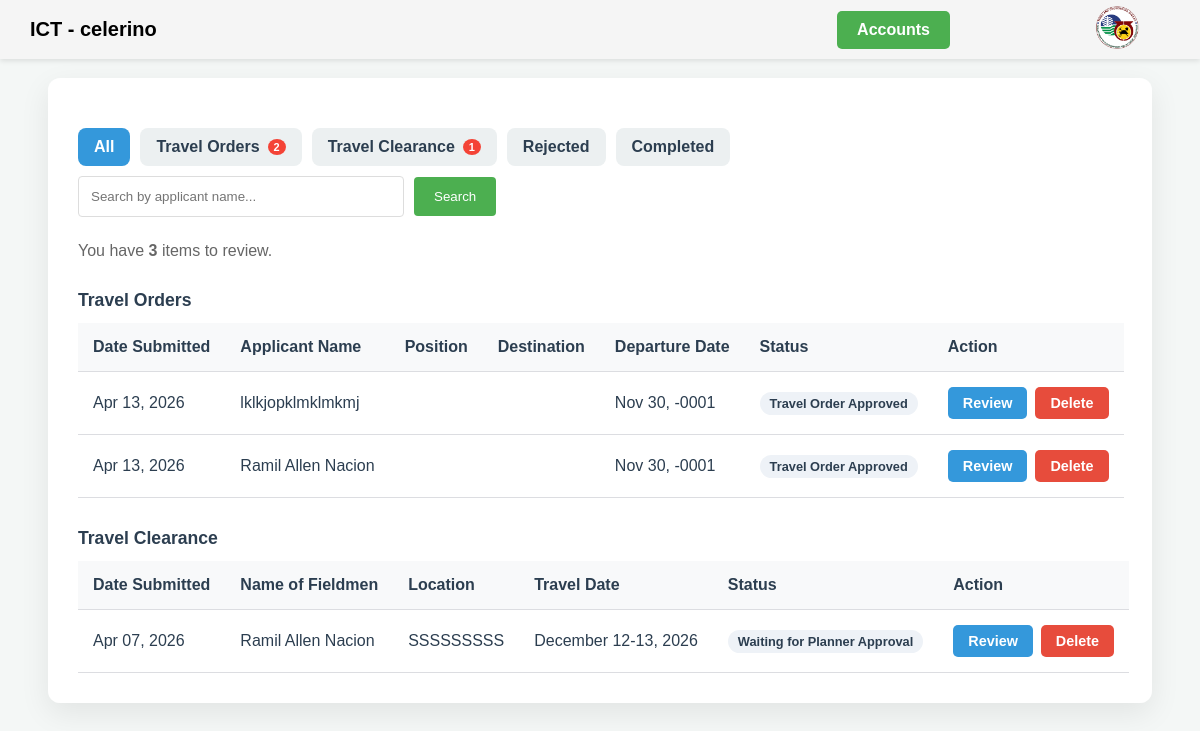
The app's page /ict/index.php (signed in), older data.
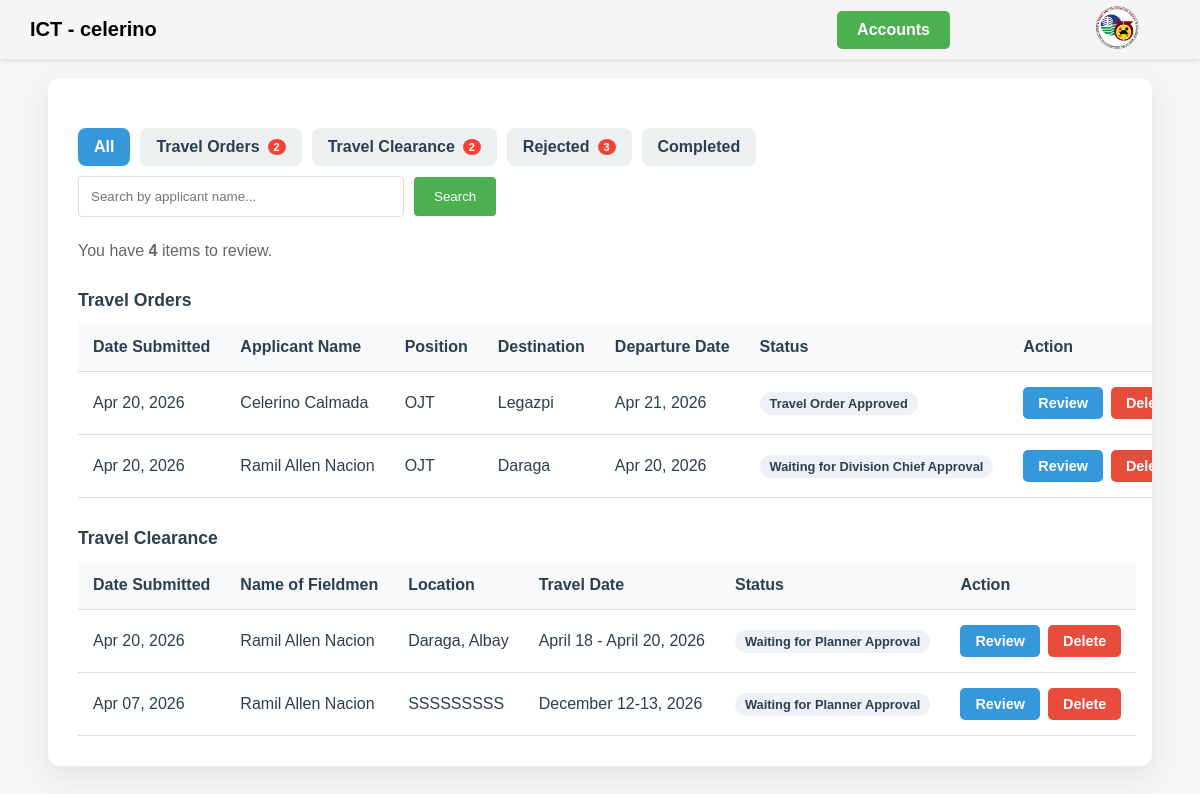
The same page, newer data.
### tables this page shows
CREATE TABLE `users` (
  `id` int(11) NOT NULL,
  `username` varchar(100) NOT NULL,
  `name` text NOT NULL,
  `password` varchar(100) NOT NULL,
  `role` varchar(100) NOT NULL,
  `position` varchar(255) DEFAULT NULL,
  `user_signature` varchar(255) DEFAULT NULL
);

CREATE TABLE `travel_orders` (
  `id` int(11) NOT NULL,
  `name` varchar(100) NOT NULL,
  `salary` varchar(255) DEFAULT NULL,
  `position` varchar(100) NOT NULL,
  `division_unit` varchar(100) DEFAULT NULL,
  `departure_date` date NOT NULL,
  `official_station` varchar(150) NOT NULL,
  `destination` varchar(150) NOT NULL,
  `arrival_date` date NOT NULL,
  `purpose` text NOT NULL,
  `per_diems` varchar(150) DEFAULT NULL,
  `assistants` text DEFAULT NULL,
  `appropriation` varchar(150) DEFAULT NULL,
  `remarks` text DEFAULT NULL,
  `officer_id` int(11) NOT NULL,
  `applicant_signature` varchar(255) NOT NULL,
  `status` enum('pending_do','pending_rd','approved','rejected_do','rejected_rd','completed') DEFAULT 'pending_do',
  `created_at` timestamp NOT NULL DEFAULT current_timestamp(),
  `do_signature` varchar(255) DEFAULT NULL,
  `rd_signature` varchar(255) DEFAULT NULL,
  `applicant_sig_x` int(11) DEFAULT 350,
  `applicant_sig_y` int(11) DEFAULT 480,
  `do_sig_x` int(11) DEFAULT 50,
  `do_sig_y` int(11) DEFAULT 320,
  `rd_sig_x` int(11) DEFAULT 480,
  `rd_sig_y` int(11) DEFAULT 320,
  `rejection_remarks` text DEFAULT NULL
);

CREATE TABLE `travel_clearances` (
  `id` int(11) NOT NULL,
  `name` varchar(255) NOT NULL,
  `purpose` longtext NOT NULL,
  `location` varchar(255) NOT NULL,
  `travel_date` varchar(200) NOT NULL,
  `planner_id` int(11) NOT NULL,
  `status` varchar(50) NOT NULL DEFAULT 'pending_planner',
  `created_at` timestamp NOT NULL DEFAULT current_timestamp()
);

### ict/index.php (the view, shortened to what this page needs)
<?php
$tab = isset($_GET['tab']) ? $_GET['tab'] : 'all';
$search = isset($_GET['search']) ? trim($_GET['search']) : '';
try{
  $pdo = NEW PDO("mysql:host=localhost;dbname=to_inventory", "root", "");
  $pdo->setAttribute(PDO::ATTR_ERRMODE, PDO::ERRMODE_EXCEPTION);
}catch (PDOException $e) {
    die("Database connection failed: " . $e->getMessage());
}
$travel_orders = [];
if ($tab === 'all' || $tab === 'orders' || $tab === 'completed' || $tab === 'rejected') {
    $sql_orders = "SELECT id, name, position, destination, departure_date, created_at, status
                   FROM travel_orders WHERE 1=1";
    if ($tab === 'all' || $tab === 'orders') {
        $sql_orders .= " AND status NOT IN ('completed', 'rejected_do', 'rejected_rd')";
    } elseif ($tab === 'completed') {
        $sql_orders .= " AND status = 'completed'";
    } elseif ($tab === 'rejected') {
        $sql_orders .= " AND status IN ('rejected_do', 'rejected_rd')";
    }
    $sql_orders .= " ORDER BY created_at DESC";
    $stmt_orders = $pdo->prepare($sql_orders);
    $stmt_orders->execute();
    $travel_orders = $stmt_orders->fetchAll(PDO::FETCH_ASSOC);
}
$travel_clearances = [];
if ($tab === 'all' || $tab === 'clearances' || $tab === 'completed') {
    $sql_clearances = "SELECT id, name, location, travel_date, created_at, status
                       FROM travel_clearances WHERE 1=1";
    if ($tab === 'all' || $tab === 'clearances') {
        $sql_clearances .= " AND status = 'pending_planner'";
    } elseif ($tab === 'completed') {
        $sql_clearances .= " AND status = 'approved_planner'";
    }
    $sql_clearances .= " ORDER BY created_at DESC";
    $stmt_clearances = $pdo->prepare($sql_clearances);
    $stmt_clearances->execute();
    $travel_clearances = $stmt_clearances->fetchAll(PDO::FETCH_ASSOC);
}
$total_items = count($travel_orders) + count($travel_clearances);
$pending_orders_count = 0;
$pending_clearances_count = 0;
$rejected_orders_count = 0;
if (empty($search)) {
    $stmt_pending_orders = $pdo->query("SELECT COUNT(*) FROM travel_orders WHERE status NOT IN ('completed', 'rejected_do', 'rejected_rd')");
    $pending_orders_count = $stmt_pending_orders->fetchColumn();
    $stmt_pending_clearances = $pdo->query("SELECT COUNT(*) FROM travel_clearances WHERE status = 'pending_planner'");
    $pending_clearances_count = $stmt_pending_clearances->fetchColumn();
    $stmt_rejected_orders = $pdo->query("SELECT COUNT(*) FROM travel_orders WHERE status IN ('rejected_do', 'rejected_rd')");
    $rejected_orders_count = $stmt_rejected_orders->fetchColumn();
}
?>
<!DOCTYPE html>
<html lang="en">
<head>
  <link rel="stylesheet" type="text/css" href="../style/email-style.css">
  <link rel="stylesheet" type="text/css" href="../style/ict-style.css">
  <link rel="stylesheet" type="text/css" href="../style/delete-btn.css">
  <link rel = "stylesheet" type ="text/css" href="../style/pop-up-message.css">
  <?php include '../includes/header.php';?>
</head>
<body>
 <div class="dashboard-container">
        <div class="tabs">
            <a href="index.php?tab=all" class="tab-link <?php echo ($tab === 'all') ? 'active' : ''; ?>">All</a>
            <a href="index.php?tab=orders" class="tab-link <?php echo ($tab === 'orders') ? 'active' : ''; ?>">
                Travel Orders
                <?php if ($pending_orders_count > 0 && empty($search)): ?>
                    <span class="notification-badge"><?php echo $pending_orders_count; ?></span>
                <?php endif; ?>
            </a>
            <a href="index.php?tab=clearances" class="tab-link <?php echo ($tab === 'clearances') ? 'active' : ''; ?>">
                Travel Clearance
                <?php if ($pending_clearances_count > 0 && empty($search)): ?>
                    <span class="notification-badge"><?php echo $pending_clearances_count; ?></span>
                <?php endif; ?>
            </a>
            <a href="index.php?tab=rejected" class="tab-link <?php echo ($tab === 'rejected') ? 'active' : ''; ?>">
                Rejected
                <?php if ($rejected_orders_count > 0 && empty($search)): ?>
                    <span class="notification-badge"><?php echo $rejected_orders_count; ?></span>
                <?php endif; ?>
            </a>
            <a href="index.php?tab=completed" class="tab-link <?php echo ($tab === 'completed') ? 'active' : ''; ?>">Completed</a>
            <div class="search-container">
            <form method="GET" action="" style="display: flex; gap: 10px; align-items: center;">
                <input class ="search-bar" type="text" name="search" placeholder="Search by applicant name..." value="<?php echo htmlspecialchars($search); ?>">
                <button class="submit-search" type="submit">Search</button>
            </form>
        </div>
        </div>
         <p>You have <strong><?php echo $total_items; ?></strong> items<?php echo ($tab === 'completed' || $tab === 'rejected') ? '' : ' to review'; ?>.</p>
        <?php if ($tab === 'all' || $tab === 'orders' || $tab === 'completed' || $tab === 'rejected'): ?>
            <?php if ($tab !== 'clearances'): ?>
            <div class="section-title">Travel Orders</div>
            <?php if (count($travel_orders) > 0): ?>
                <table>
                    <thead>
                        <tr>
                            <th>Date Submitted</th>
                            <th>Applicant Name</th>
                            <th>Position</th>
                            <th>Destination</th>
                            <th>Departure Date</th>
                            <th>Status</th>
                            <th>Action</th>
                        </tr>
                    </thead>
                    <tbody>
                        <?php foreach ($travel_orders as $order):
                            switch($order['status']){
                                case 'pending_do':
                                    $status_change = 'Waiting for Division Chief Approval';
                                    break;
                                case 'approved':
                                    $status_change = 'Travel Order Approved';
                                    break;
                            }
                        ?>
                            <tr>
                                <td><?php echo date('M d, Y', strtotime($order['created_at'])); ?></td>
                                <td><?php echo htmlspecialchars($order['name']); ?></td>
                                <td><?php echo htmlspecialchars($order['position']); ?></td>
                                <td><?php echo htmlspecialchars($order['destination']); ?></td>
                                <td><?php echo date('M d, Y', strtotime($order['departure_date'])); ?></td>
                                <td><span class="badge"><?php echo htmlspecialchars($status_change); ?></span></td>
                                <td>
                                    <div class="action-buttons">
                                        <a href="review_to.php?id=<?php echo $order['id']; ?>" class="btn-review">Review</a>
                                        <button type="button" class="btn-delete" onclick="openDeleteOrderModal(<?php echo $order['id']; ?>)">Delete</button>
                                    </div>
                                </td>
                            </tr>
                        <?php endforeach; ?>
                    </tbody>
                </table>
            <?php endif; ?>
            <?php endif; ?>
        <?php endif; ?>
        <?php if ($tab === 'all' || $tab === 'clearances' || $tab === 'completed'): ?>
            <?php if ($tab !== 'orders'): ?>
            <div class="section-title">Travel Clearance</div>
            <?php if (count($travel_clearances) > 0): ?>
                <table>
                    <thead>
                        <tr>
                            <th>Date Submitted</th>
                            <th>Name of Fieldmen</th>
                            <th>Location</th>
                            <th>Travel Date</th>
                            <th>Status</th>
                            <th>Action</th>
                        </tr>
                    </thead>
                    <tbody>
                        <?php foreach ($travel_clearances as $tc):
                            switch($tc['status']){
                                case 'pending_planner':
                                    $status_change = 'Waiting for Planner Approval';
                                    break;
                            }
                            ?>
                            <tr>
                                <td><?php echo date('M d, Y', strtotime($tc['created_at'])); ?></td>
                                <td><?php echo htmlspecialchars($tc['name']); ?></td>
                                <td><?php echo htmlspecialchars($tc['location']); ?></td>
                                <td><?php echo htmlspecialchars($tc['travel_date']); ?></td>
                                <td><span class="badge"><?php echo htmlspecialchars($status_change); ?></span></td>
                                <td>
                                    <div class="action-buttons">
                                        <a href="review_tc.php?id=<?php echo $tc['id']; ?>" class="btn-review">Review</a>
                                        <button type="button" class="btn-delete" onclick="openDeleteClearanceModal(<?php echo $tc['id']; ?>)">Delete</button>
                                    </div>
                                </td>
                            </tr>
                        <?php endforeach; ?>
                    </tbody>
                </table>
            <?php endif; ?>
            <?php endif; ?>
        <?php endif; ?>
</body>
</html>

### includes/header.php (shortened to what this page needs)
<?php
$conn = mysqli_connect("localhost", "root", "", "to_inventory");
$sql = "SELECT role, name FROM users WHERE id = ?";
$check_stmt = mysqli_prepare($conn, $sql);
mysqli_stmt_bind_param($check_stmt, "i", $_SESSION['user_id']);
mysqli_stmt_execute($check_stmt);
$result = mysqli_stmt_get_result($check_stmt);
$user_data = mysqli_fetch_assoc($result);
?>
<div class="universal-header">
    <div class ="user-info"><?php echo htmlspecialchars(strtoupper($user_data['role'])) . ' - ' . htmlspecialchars($user_data['name'] ?? $_SESSION['username']); ?></div>
    <?php if($user_data['role'] === 'ict'): ?>
    <a href="../ict/get-account.php" class="accounts-btn">Accounts</a>
    <?php endif; ?>
    <div class="user-menu">
        <img src="../images/mgb_logo.png" alt="" class="profile">
    </div>
</div>

### style/email-style.css (style rules this page uses)
body { font-family: 'Segoe UI', Tahoma, Geneva, Verdana, sans-serif; background-color: #f4f7f6; padding: 40px; color: #2c3e50; }
.dashboard-container { max-width: 100%; margin: 0 auto; background: white; padding: 30px; border-radius: 12px; box-shadow: 0 10px 30px rgba(0,0,0,0.08); overflow-x: auto; }
.tabs { display: flex; gap: 10px; margin: 20px 0 25px; flex-wrap: wrap; }
.tab-link { text-decoration: none; background: #ecf0f1; color: #2c3e50; padding: 10px 16px; border-radius: 8px; font-weight: 600; }
.tab-link.active { background: #3498db; color: white; }
.section-title { margin-top: 30px; margin-bottom: 10px; font-size: 1.1rem; font-weight: bold; color: #2c3e50; }
table { width: 100%; border-collapse: collapse; margin-top: 12px; }
th, td { padding: 15px; text-align: left; border-bottom: 1px solid #dcdde1; white-space: nowrap; }
th { background-color: #f8f9fa; color: #2c3e50; }
.action-buttons { display: flex; gap: 8px; flex-wrap: nowrap; }
.btn-review { background-color: #3498db; color: white; padding: 8px 15px; text-decoration: none; border-radius: 5px; font-size: 0.9rem; font-weight: bold; border: none; cursor: pointer; }
.btn-delete { background-color: #e74c3c; color: white; padding: 8px 15px; text-decoration: none; border-radius: 5px; font-size: 0.9rem; font-weight: bold; border: none; cursor: pointer; }
.badge { display: inline-block; padding: 4px 10px; border-radius: 999px; background: #eef2f7; font-size: 0.8rem; font-weight: 600; }

### style/ict-style.css (style rules this page uses)
a { text-decoration: none; color: white; }
.search-bar { padding: 12px 12px; border: 1px solid #ddd; border-radius: 4px; width: 300px; }
.submit-search { padding: 12px 20px; background: #4CAF50; color: white; border: none; border-radius: 4px; cursor: pointer; }
.tab-link { position: relative; display: inline-flex; align-items: center; gap: 8px; }
.notification-badge { background: #f44336; color: white; border-radius: 50%; font-size: 11px; padding: 2px 4px; width: 10px; text-align: center; display: inline-flex; align-items: center; justify-content: center; }

### style/delete-btn.css (style rules this page uses)
p { color:#666; margin:20px 0; }

### includes/header.php (style rules this page uses)
.universal-header { position:fixed; top:0; left:0; right:0; background:#f5f5f5; color:#fff; padding:5px 30px; display:flex; justify-content:space-between; align-items:center; z-index:999; box-shadow:0 2px 5px rgba(0,0,0,0.1); }
.user-menu { position:relative; right: 30px; margin-left:auto; cursor:pointer; }
.profile { width:45px; height:45px; border-radius:50%; object-fit:cover; }
body { padding-top:70px; font-family: Arial, Helvetica, sans-serif; }
.user-info { font-weight: bold; color: black; font-size: 20px; }
.accounts-btn { background:#4CAF50; color:white; padding:10px 20px; border-radius:5px; text-decoration:none; font-weight:bold; transition:background 0.3s; position: absolute; right: 250px; }

Row changes from the older to the newer data that the page shows:
removed travel_orders: created_at "Apr 13, 2026", name "lklkjopklmklmkmj", departure_date "Nov 30, -0001", status "Travel Order Approved"
removed travel_orders: created_at "Apr 13, 2026", name "Ramil Allen Nacion", departure_date "Nov 30, -0001", status "Travel Order Approved"
added travel_orders: created_at "Apr 20, 2026", name "Celerino Calmada", position "OJT", destination "Legazpi", departure_date "Apr 21, 2026", status "Travel Order Approved"
added travel_orders: created_at "Apr 20, 2026", name "Ramil Allen Nacion", position "OJT", destination "Daraga", departure_date "Apr 20, 2026", status "Waiting for Division Chief Approval"
added travel_clearances: created_at "Apr 20, 2026", name "Ramil Allen Nacion", location "Daraga, Albay", travel_date "April 18 - April 20, 2026", status "Waiting for Planner Approval"
Text that changed along with them:
$pending_clearances_count: "1" → "2"
$rejected_orders_count: (not shown) → "3"
$total_items: "3" → "4"
